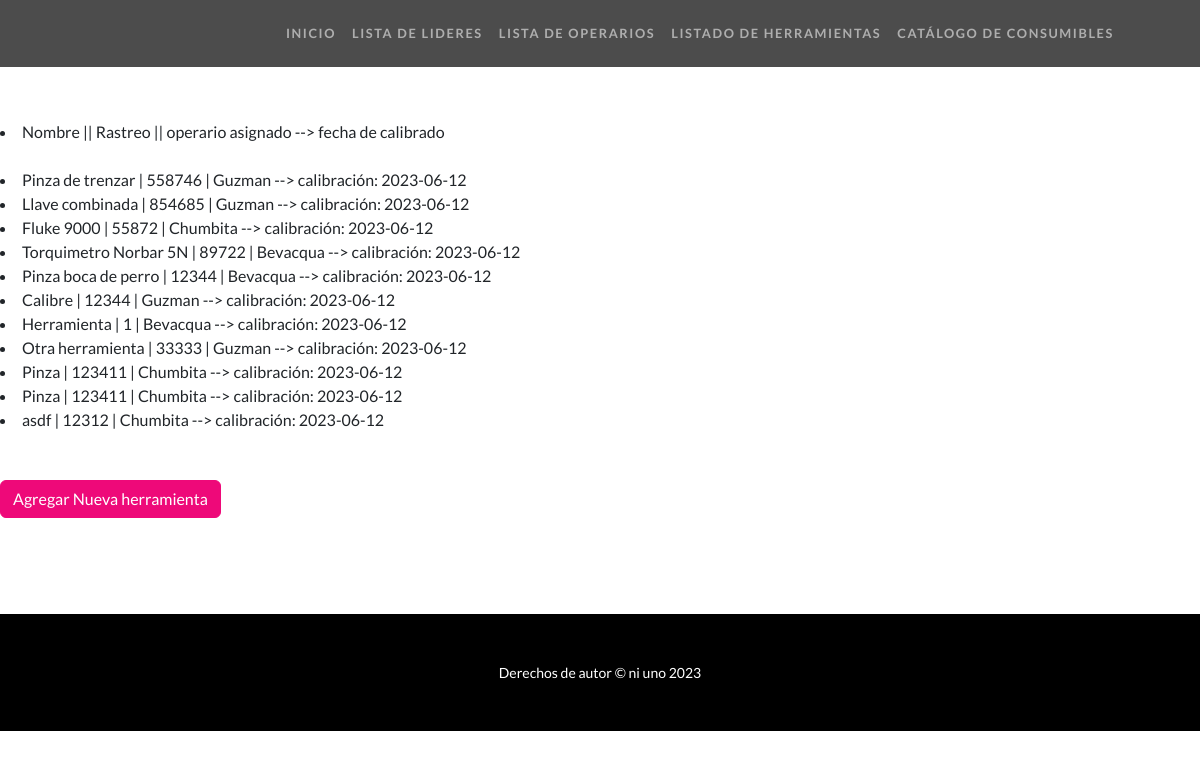
/herramientas/, run on the app's committed database.
### taller/models.py (models this page shows)
class Herramienta(models.Model):
    nombre      = models.CharField(max_length=50)
    rastreo     = models.IntegerField()
    calibracion = models.DateField()
    operario    = models.CharField(max_length=40)
    descripcion  = models.TextField()
    def __str__(self) -> str:
        return self.nombre + ' | ' + str(self.rastreo) + ' | ' + self.operario + ' --> calibración: ' + str(self.calibracion)

### taller/views.py (the view)
# urls.py: path('herramientas/', views.leerHerramientas, name="Herramientas"),
def leerHerramientas(request):
    herramientas = Herramienta.objects.all()
    contexto = {"Herramientas": herramientas}
    return render(request, "taller/herramientas.html", contexto)

### taller/templates/taller/herramientas.html (shortened to what this page needs)
{% extends 'taller/base.html' %}
{% load static %}
{% block main %}
<br/><br/><br/><br/><br/>
<li>Nombre || Rastreo || operario asignado --> fecha de calibrado </li>
<br/>
<body>
    {% for herramienta in Herramientas %}
    <li>{{herramienta}}</li>
    {% endfor %}
    <br/><br/>
    <a class="btn btn-primary" href="{%url 'Formulario'%}" role="button">Agregar Nueva herramienta</a>
</body>
<br/><br/><br/><br/><br/>
{% endblock main %}

### taller/templates/taller/base.html (shortened to what this page needs)
<!DOCTYPE html>
<html lang="en">
    <head>
        {% load static %}
        <link href="{% static 'taller/css/styles.css' %}" rel="stylesheet" />
    </head>
    <body id="page-top">
        <nav class="navbar navbar-expand-lg navbar-dark navbar-custom fixed-top">
            <div class="container px-5">
                <div class="collapse navbar-collapse" id="navbarResponsive">
                    <ul class="navbar-nav ms-auto">
                        <li class="nav-item"><a class="nav-link" href="{%url 'Inicio' %}">Inicio</a></li>
                        <li class="nav-item"><a class="nav-link" href="{% url 'Lideres' %}">Lista de Lideres</a></li>
                        <li class="nav-item"><a class="nav-link" href="{% url 'Operarios' %}">Lista de Operarios</a></li>
                        <li class="nav-item"><a class="nav-link" href="{% url 'Herramientas' %}">Listado de Herramientas</a></li>
                        <li class="nav-item"><a class="nav-link" href="{% url 'Consumibles' %}">Catálogo de Consumibles</a></li>
                    </ul>
                </div>
            </div>
        </nav>
        {% block main %}
        {% endblock main %}
        <footer class="py-5 bg-black">
            <div class="container px-5"><p class="m-0 text-center text-white small">Derechos de autor &copy; ni uno 2023</p></div>
        </footer>
    </body>
</html>

### data on the page
Herramienta: nombre+rastreo+operario "Pinza de trenzar | 558746 | Guzman --> calibración: 2023-06-12"
Herramienta: nombre+rastreo+operario "Llave combinada | 854685 | Guzman --> calibración: 2023-06-12"
Herramienta: nombre+rastreo+operario "Fluke 9000 | 55872 | Chumbita --> calibración: 2023-06-12"
Herramienta: nombre+rastreo+operario "Torquimetro Norbar 5N | 89722 | Bevacqua --> calibración: 2023-06-12"
Herramienta: nombre+rastreo+operario "Pinza boca de perro | 12344 | Bevacqua --> calibración: 2023-06-12"
Herramienta: nombre+rastreo+operario "Calibre | 12344 | Guzman --> calibración: 2023-06-12"
Herramienta: nombre+rastreo+operario "Herramienta | 1 | Bevacqua --> calibración: 2023-06-12"
Herramienta: nombre+rastreo+operario "Otra herramienta | 33333 | Guzman --> calibración: 2023-06-12"
Herramienta: nombre+rastreo+operario "Pinza | 123411 | Chumbita --> calibración: 2023-06-12"
Herramienta: nombre+rastreo+operario "Pinza | 123411 | Chumbita --> calibración: 2023-06-12"
Herramienta: nombre+rastreo+operario "asdf | 12312 | Chumbita --> calibración: 2023-06-12"
